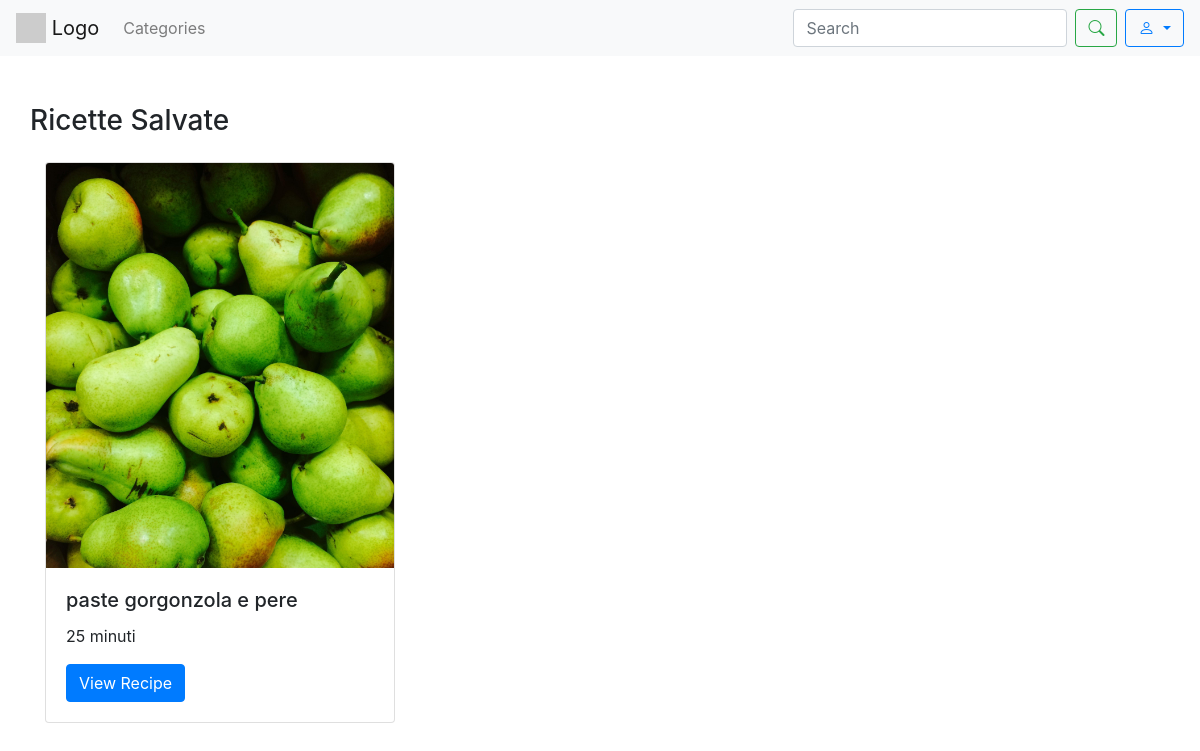
Before: /ricette_salvate/ (signed in) with the older database file.
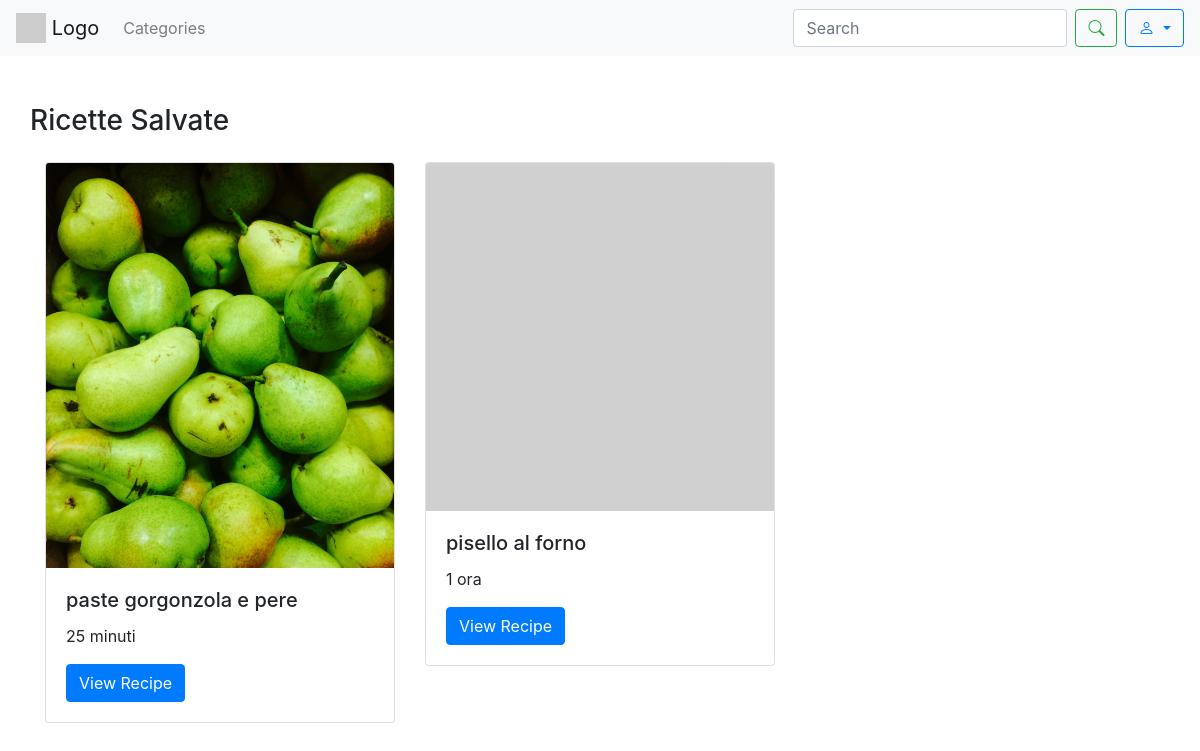
After: the same page with the newer database file.
### sito/models.py (models this page shows, shortened)
class SavedRecipe(models.Model):
    user = models.ForeignKey('CustomUser', on_delete=models.CASCADE)
    recipe = models.ForeignKey(Recipe, on_delete=models.CASCADE)

class Recipe(models.Model):
    title = models.CharField(max_length=200)
    photo = models.ImageField(upload_to='recipes_photos/', blank=True, null=True)
    preparationtime = models.CharField(help_text="Totale tempo di preparazione (es: 1 hour 30 minutes)", max_length=200,
                                       blank=True, null=True)
    category = models.ForeignKey(Category, on_delete=models.CASCADE)
    user = models.ForeignKey('CustomUser', on_delete=models.CASCADE)
    ingredients = models.TextField()
    instructions = models.TextField()

### sito/views.py (the view)
# urls.py: path("ricette_salvate/", ricette_salvate, name='ricette_salvate'),
@login_required
def ricette_salvate(request):
    saved_recipes = SavedRecipe.objects.filter(user=request.user)
    return render(request, 'ricette_salvate.html', {'saved_recipes': saved_recipes})

### template/ricette_salvate.html (shortened to what this page needs)
<!DOCTYPE html>
{% load static %}
<html lang="en">
<head>
    <link rel="stylesheet" href="https://maxcdn.bootstrapcdn.com/bootstrap/4.5.2/css/bootstrap.min.css">
    <link rel="stylesheet" href="https://cdn.jsdelivr.net/npm/bootstrap-icons/font/bootstrap-icons.css">
</head>
<body>
    <nav class="navbar navbar-expand-lg navbar-light bg-light">
        <a class="navbar-brand" href="{% url 'homepage' %}">
            <img src="https://via.placeholder.com/30" alt="Logo" class="d-inline-block align-top">
            Logo
        </a>
            <ul class="navbar-nav mr-auto">
                <li class="nav-item">
                    <a class="nav-link" href="#">Categories</a>
                </li>
            </ul>
            <form class="form-inline my-2 my-lg-0" method="GET" action="{% url 'search' %}">
                <input class="form-control mr-sm-2" type="search" name ="q" placeholder="Search" aria-label="Search">
                <button class="btn btn-outline-success my-2 my-sm-0" type="submit"><i class="bi bi-search"></i></button>
            </form>
            <div class="dropdown ml-2">
                <button class="btn btn-outline-primary dropdown-toggle" type="button" id="userDropdown" data-toggle="dropdown" aria-haspopup="true" aria-expanded="false">
                    <i class="bi bi-person"></i>
                </button>
            </div>
    </nav>
    <div class="container py-5">
      <div class="row">
            <h3 class="text-center mb-4">Ricette Salvate</h3>
        </div>
        <div class="row">
        {% if saved_recipes %}
            {% for saved_recipe in saved_recipes %}
            <div class="col-md-4 mb-4">
                <div class="card mb-3" style="max-width: 540px;">
                    {% if saved_recipe.recipe.photo %}
                    <img src="{{ saved_recipe.recipe.photo.url }}" class="card-img-top" alt="foto ricetta">
                    {% else %}
                    <img src="{% static 'images/defaultrecipe.jpg' %}" class="card-img-top" alt="Default Image">
                    {% endif %}
                    <div class="card-body">
                        <h5 class="card-title">{{ saved_recipe.recipe.title }}</h5>
                        <p class="card-text">{{ saved_recipe.recipe.preparationtime }}</p>
                        <a href="{% url 'recipe_detail' saved_recipe.recipe.id %}" class="btn btn-primary">View Recipe</a>
                    </div>
                </div>
            </div>
            {% endfor %}
        {% else %}
            <p>You have no saved recipes.</p>
        {% endif %}
    </div>
    </div>
</body>
</html>

Changed rows visible on the page:
added SavedRecipe: recipe "pisello al forno", recipe.preparationtime "1 ora"
